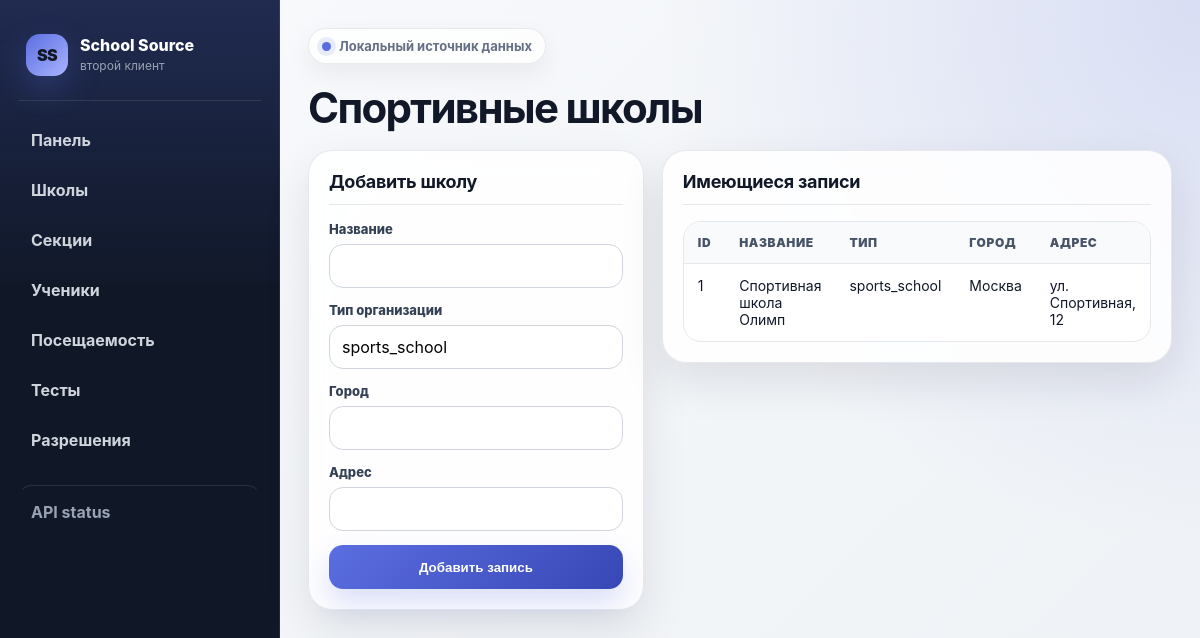
Screenshot of /schools/ with the database file from the repository.
### school_source/models.py (models this page shows, shortened)
class School(models.Model):
    name = models.CharField("Название", max_length=255)
    organization_type = models.CharField("Тип организации", max_length=80, default="sports_school")
    city = models.CharField("Город", max_length=120, blank=True)
    address = models.CharField("Адрес", max_length=255, blank=True)

### school_source/views.py (the view)
# urls.py: path("schools/", views.schools_page, name="schools_page"),
def schools_page(request):
    schools_qs = School.objects.order_by("name")
    return _save_form_or_render(
        request,
        SchoolForm,
        "school_source/schools.html",
        {"schools": schools_qs},
    )

### school_source/forms.py
class SchoolForm(BaseStyledModelForm):
    class Meta:
        model = School
        fields = ["name", "organization_type", "city", "address"]

### school_source/views.py (called while the page is built)
def _save_form_or_render(request, form_class, template_name, context):
    if request.method == "POST":
        form = form_class(request.POST)
        if form.is_valid():
            form.save()
            messages.success(request, "Запись успешно добавлена.")
            return redirect(request.path)
        messages.error(request, "Проверьте заполнение формы.")
    else:
        form = form_class()
    context["form"] = form
    return render(request, template_name, context)

### school_source/templates/school_source/schools.html (shortened to what this page needs)
{% extends "school_source/base.html" %}
{% block content %}
<h1>Спортивные школы</h1>
<div class="layout">
    <section class="card">
        <h2>Добавить школу</h2>
        {% include "school_source/_form.html" %}
    </section>
    <section class="card">
        <h2>Имеющиеся записи</h2>
        <div class="table-wrap">
            <table>
                <tr>
                    <th>ID</th>
                    <th>Название</th>
                    <th>Тип</th>
                    <th>Город</th>
                    <th>Адрес</th>
                </tr>
                {% for school in schools %}
                    <tr>
                        <td>{{ school.id }}</td>
                        <td>{{ school.name }}</td>
                        <td>{{ school.organization_type }}</td>
                        <td>{{ school.city|default:"—" }}</td>
                        <td>{{ school.address|default:"—" }}</td>
                    </tr>
                {% empty %}
                    <tr><td colspan="5">Записей пока нет.</td></tr>
                {% endfor %}
            </table>
        </div>
    </section>
</div>
{% endblock %}

### school_source/templates/school_source/base.html (style rules this page uses)
:root { --page: #eef1f5; --panel: #101828; --panel-soft: #1d2939; --surface: #ffffff; --surface-2: #f8fafc; --text: #111827; --muted: #667085; --line: #e4e7ec; --accent: #5b6ee1; --accent-2: #3847b5; --danger: #d92d20; --success: #039855; --shadow: 0 18px 45px rgba(16, 24, 40, 0.10); }
* { box-sizing: border-box; }
body { margin: 0; min-height: 100vh; font-family: Inter, "Segoe UI", Arial, sans-serif; color: var(--text); background: radial-gradient(circle at top right, rgba(91, 110, 225, 0.17), transparent 34rem), linear-gradient(135deg, #f8fafc 0%, var(--page) 100%); }
h1 { margin: 0 0 20px; font-size: clamp(28px, 4vw, 42px); line-height: 1.05; letter-spacing: -0.04em; }
h2 { margin: 0 0 16px; font-size: 18px; letter-spacing: -0.015em; }
.card { background: rgba(255, 255, 255, 0.88); backdrop-filter: blur(14px); border: 1px solid rgba(228, 231, 236, 0.92); border-radius: 24px; padding: 20px; box-shadow: var(--shadow); margin-bottom: 18px; }
.card h2 { padding-bottom: 12px; border-bottom: 1px solid var(--line); }
.layout { display: grid; grid-template-columns: minmax(300px, 410px) 1fr; gap: 18px; align-items: start; }
.table-wrap { overflow-x: auto; border: 1px solid var(--line); border-radius: 18px; background: var(--surface); }
table { width: 100%; border-collapse: separate; border-spacing: 0; font-size: 14px; }
th, td { border-bottom: 1px solid var(--line); padding: 13px 14px; text-align: left; vertical-align: top; }
tr:last-child td { border-bottom: 0; }
th { color: #475467; font-size: 12px; font-weight: 900; text-transform: uppercase; letter-spacing: 0.05em; background: #f9fafb; }
.form-control, .form-select { width: 100%; min-height: 42px; border: 1px solid #d0d5dd; border-radius: 14px; padding: 11px 12px; font: inherit; background: #ffffff; outline: none; transition: 0.15s ease; }

### rows the page displays
School: id "1", name "Спортивная школа Олимп", organization_type "sports_school", city "Москва", address "ул. Спортивная, 12"

### other values shown
{{ field.label }} "Название" "Тип организации" "Город" "Адрес"
